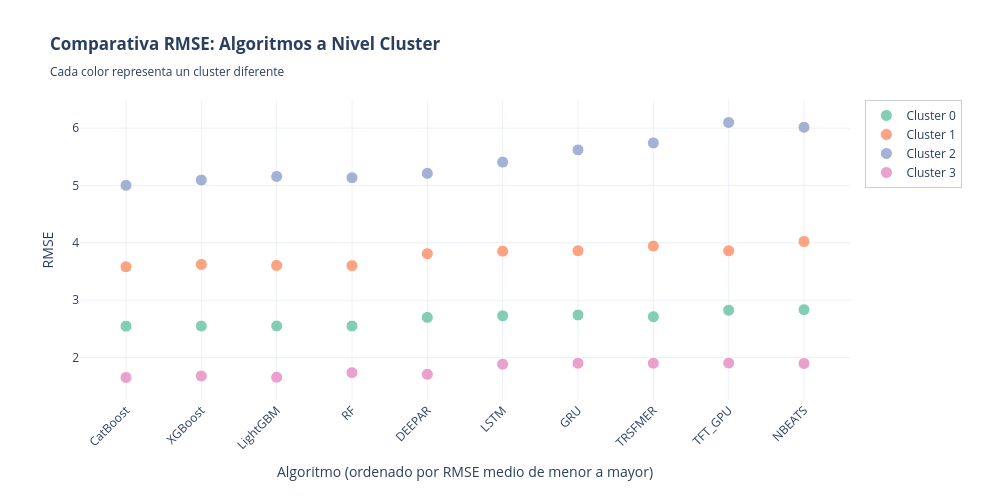

The cell this chart's notebook holds for it:
### Code cell
# ============================================================================
# GRÁFICO SCATTER: ALGORITMOS vs MÉTRICA - POR CLUSTER (NDetalle == 'Cluster')
# ============================================================================

print("\n" + "="*100)
print("📊 GRÁFICO SCATTER: RMSE POR ALGORITMO - NIVEL CLUSTER")
print("="*100)

import plotly.graph_objects as go
import plotly.express as px

# PARÁMETRO: Métrica a visualizar
METRICA_CLUSTER = 'RMSE'

# Obtener datos a nivel CLUSTER (NDetalle == 'Cluster', Producto IS NULL)
df_cluster_nivel = df_resultados_consolidados[
    (df_resultados_consolidados['NDetalle'] == 'Cluster') &
    (df_resultados_consolidados['Producto'].isna())
].copy()

# Filtrar algoritmos a excluir
df_cluster_nivel = df_cluster_nivel[~df_cluster_nivel['Algoritmo'].isin(['NAIVE', 'MEDIA7'])].copy()

if df_cluster_nivel.empty:
    print("⚠️ No hay datos a nivel Cluster sin Producto")
else:
    # Orden del eje X por RMSE medio de todos los clusters (mejor a peor)
    algoritmos_nivel = (
        df_cluster_nivel.groupby('Algoritmo')[METRICA_CLUSTER]
        .mean()
        .sort_values()
        .index
        .tolist()
    )
    df_cluster_nivel['Algoritmo'] = pd.Categorical(df_cluster_nivel['Algoritmo'], categories=algoritmos_nivel, ordered=True)
    df_cluster_nivel = df_cluster_nivel.sort_values('Algoritmo')
    
    # Crear figura
    fig_cluster_scatter = go.Figure()
    
    # Colores para los clusters
    colores_clusters = px.colors.qualitative.Set2
    
    # Obtener clusters únicos
    clusters_unicos_nivel = sorted(df_cluster_nivel['Cluster'].unique())
    
    # Mapeo de colores para cada cluster
    color_map_cluster = {cluster: colores_clusters[idx % len(colores_clusters)] 
                         for idx, cluster in enumerate(clusters_unicos_nivel)}
    
    # Agregar puntos para cada cluster
    for cluster in clusters_unicos_nivel:
        df_cluster_data = df_cluster_nivel[df_cluster_nivel['Cluster'] == cluster]
        
        fig_cluster_scatter.add_trace(
            go.Scatter(
                x=df_cluster_data['Algoritmo'],
                y=df_cluster_data[METRICA_CLUSTER],
                mode='markers',
                name=f'Cluster {int(cluster)}',
                marker=dict(
                    size=12,
                    color=color_map_cluster[cluster],
                    symbol='circle',
                    opacity=0.8,
                    line=dict(color='white', width=1)
                ),
                hovertemplate=f'<b>Cluster {int(cluster)}</b><br>%{{x}}<br>{METRICA_CLUSTER}: %{{y:.4f}}<extra></extra>'
            )
        )
    
    # Configurar layout
    fig_cluster_scatter.update_layout(
        title=f'<b>Comparativa {METRICA_CLUSTER}: Algoritmos a Nivel Cluster</b><br><sub>Cada color representa un cluster diferente</sub>',
        xaxis_title='Algoritmo (ordenado por RMSE medio de menor a mayor)',
        yaxis_title=f'{METRICA_CLUSTER}',
        height=500,
        width=1000,
        template='plotly_white',
        hovermode='closest',
        legend=dict(
            orientation='v',
            yanchor='top',
            y=1,
            xanchor='left',
            x=1.02,
            bgcolor='rgba(255, 255, 255, 0.8)',
            bordercolor='rgba(0, 0, 0, 0.2)',
            borderwidth=1
        ),
        xaxis=dict(
            tickangle=-45,
            categoryorder='array',
            categoryarray=list(algoritmos_nivel)
        ),
        margin=dict(b=100, r=150)
    )
    
    fig_cluster_scatter.show()
    
    print(f"\n✅ Gráfico generado:")
    print(f"   - Métrica: {METRICA_CLUSTER}")
    print(f"   - Algoritmos: {len(algoritmos_nivel)}")
    print(f"   - Clusters: {len(clusters_unicos_nivel)}")

### Figure 1 — Plotly figure (JSON) as saved in the notebook; plotly's stock layout.template omitted (floating-point values rounded to 4 significant figures)
{"data": [{"hovertemplate": "<b>Cluster 0</b><br>%{x}<br>RMSE: %{y:.4f}<extra></extra>", "marker": {"color": "rgb(102,194,165)", "line": {"color": "white", "width": 1}, "opacity": 0.8, "size": 12, "symbol": "circle"}, "mode": "markers", "name": "Cluster 0", "type": "scatter", "x": ["CatBoost", "XGBoost", "LightGBM", "RF", "DEEPAR", "LSTM", "GRU", "TRSFMER", "TFT_GPU", "NBEATS"], "y": [2.546, 2.548, 2.549, 2.549, 2.699, 2.726, 2.741, 2.711, 2.824, 2.833]}, {"hovertemplate": "<b>Cluster 1</b><br>%{x}<br>RMSE: %{y:.4f}<extra></extra>", "marker": {"color": "rgb(252,141,98)", "line": {"color": "white", "width": 1}, "opacity": 0.8, "size": 12, "symbol": "circle"}, "mode": "markers", "name": "Cluster 1", "type": "scatter", "x": ["CatBoost", "XGBoost", "LightGBM", "RF", "DEEPAR", "LSTM", "GRU", "TRSFMER", "TFT_GPU", "NBEATS"], "y": [3.582, 3.623, 3.606, 3.602, 3.81, 3.855, 3.862, 3.942, 3.861, 4.022]}, {"hovertemplate": "<b>Cluster 2</b><br>%{x}<br>RMSE: %{y:.4f}<extra></extra>", "marker": {"color": "rgb(141,160,203)", "line": {"color": "white", "width": 1}, "opacity": 0.8, "size": 12, "symbol": "circle"}, "mode": "markers", "name": "Cluster 2", "type": "scatter", "x": ["CatBoost", "XGBoost", "LightGBM", "RF", "DEEPAR", "LSTM", "GRU", "TRSFMER", "TFT_GPU", "NBEATS"], "y": [5.003, 5.095, 5.158, 5.135, 5.211, 5.408, 5.621, 5.742, 6.099, 6.017]}, {"hovertemplate": "<b>Cluster 3</b><br>%{x}<br>RMSE: %{y:.4f}<extra></extra>", "marker": {"color": "rgb(231,138,195)", "line": {"color": "white", "width": 1}, "opacity": 0.8, "size": 12, "symbol": "circle"}, "mode": "markers", "name": "Cluster 3", "type": "scatter", "x": ["CatBoost", "XGBoost", "LightGBM", "RF", "DEEPAR", "LSTM", "GRU", "TRSFMER", "TFT_GPU", "NBEATS"], "y": [1.65, 1.676, 1.655, 1.735, 1.706, 1.883, 1.9, 1.901, 1.903, 1.895]}], "layout": {"height": 500, "hovermode": "closest", "legend": {"bgcolor": "rgba(255, 255, 255, 0.8)", "bordercolor": "rgba(0, 0, 0, 0.2)", "borderwidth": 1, "orientation": "v", "x": 1.02, "xanchor": "left", "y": 1, "yanchor": "top"}, "margin": {"b": 100, "r": 150}, "title": {"text": "<b>Comparativa RMSE: Algoritmos a Nivel Cluster</b><br><sub>Cada color representa un cluster diferente</sub>"}, "width": 1000, "xaxis": {"categoryarray": ["CatBoost", "XGBoost", "LightGBM", "RF", "DEEPAR", "LSTM", "GRU", "TRSFMER", "TFT_GPU", "NBEATS"], "categoryorder": "array", "tickangle": -45, "title": {"text": "Algoritmo (ordenado por RMSE medio de menor a mayor)"}}, "yaxis": {"title": {"text": "RMSE"}}}}
